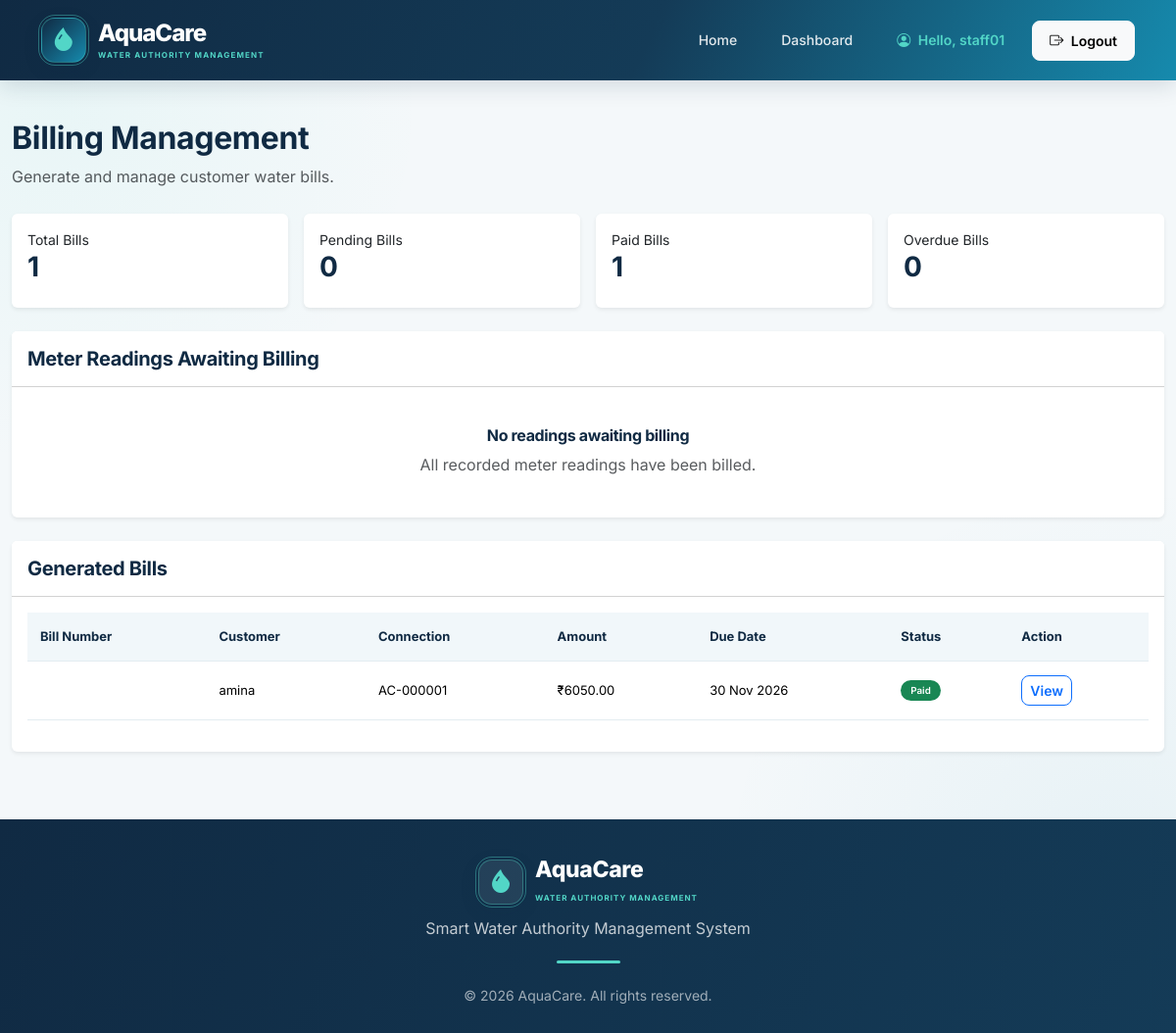
The app's page /staff/billing/ (signed in) with its own data.
### accounts/models.py (models this page shows, shortened)
class CustomUser(AbstractUser):
    class Role(models.TextChoices):
        CUSTOMER = 'CUSTOMER', 'Customer'
        STAFF = 'STAFF', 'Water Authority Staff'
        MANAGER = 'MANAGER', 'Department Manager'
    role = models.CharField(
        max_length=20,
        choices=Role.choices,
        default=Role.CUSTOMER
    )
    phone_number = models.CharField(
        max_length=15,
        blank=True,
        null=True
    )
    address = models.TextField(
        blank=True,
        null=True
    )

### billing/models.py (models this page shows, shortened)
class Bill(models.Model):
    class Status(models.TextChoices):
        PENDING = 'PENDING', 'Pending'
        PAID = 'PAID', 'Paid'
        OVERDUE = 'OVERDUE', 'Overdue'
    meter_reading = models.OneToOneField(
        MeterReading,
        on_delete=models.PROTECT,
        related_name='bill'
    )
    connection = models.ForeignKey(
        WaterConnection,
        on_delete=models.PROTECT,
        related_name='bills'
    )
    payment_number = models.CharField(
    max_length=30,
    unique=True,
    blank=True,
    null=True,
    default=None
)
    billing_period_start = models.DateField()
    billing_period_end = models.DateField()
    consumption = models.DecimalField(
        max_digits=12,
        decimal_places=2
    )
    rate_per_unit = models.DecimalField(
        max_digits=10,
        decimal_places=2
    )
    fixed_charge = models.DecimalField(
        max_digits=10,
        decimal_places=2,
        default=0
    )
    total_amount = models.DecimalField(
        max_digits=12,
        decimal_places=2,
        default=0
    )
    due_date = models.DateField()
    status = models.CharField(
        max_length=20,
        choices=Status.choices,
        default=Status.PENDING
    )
    generated_by = models.ForeignKey(
        settings.AUTH_USER_MODEL,
        on_delete=models.SET_NULL,
        null=True,
        blank=True,
        related_name='generated_bills'
    )
    generated_at = models.DateTimeField(auto_now_add=True)
    class Meta:
        ordering = ['-generated_at']

### customers/models.py (models this page shows, shortened)
class WaterConnection(models.Model):
    class ConnectionType(models.TextChoices):
        DOMESTIC = 'DOMESTIC', 'Domestic'
        COMMERCIAL = 'COMMERCIAL', 'Commercial'
        INDUSTRIAL = 'INDUSTRIAL', 'Industrial'
    class Status(models.TextChoices):
        PENDING = 'PENDING', 'Pending'
        APPROVED = 'APPROVED', 'Approved'
        REJECTED = 'REJECTED', 'Rejected'
    customer = models.ForeignKey(
        settings.AUTH_USER_MODEL,
        on_delete=models.CASCADE,
        related_name='water_connections'
    )
    connection_number = models.CharField(
        max_length=30,
        unique=True,
        blank=True,
        null=True
    )
    applicant_name = models.CharField(max_length=150)
    contact_number = models.CharField(max_length=15)
    property_address = models.TextField()
    connection_type = models.CharField(
        max_length=20,
        choices=ConnectionType.choices,
        default=ConnectionType.DOMESTIC
    )
    purpose = models.TextField(
        help_text='Explain why you need this water connection.'
    )
    status = models.CharField(
        max_length=20,
        choices=Status.choices,
        default=Status.PENDING
    )
    staff_remarks = models.TextField(blank=True)
    reviewed_by = models.ForeignKey(
        settings.AUTH_USER_MODEL,
        on_delete=models.SET_NULL,
        null=True,
        blank=True,
        related_name='reviewed_water_connections'
    )
    submitted_at = models.DateTimeField(auto_now_add=True)
    reviewed_at = models.DateTimeField(
        null=True,
        blank=True
    )
    class Meta:
        ordering = ['-submitted_at']

### billing/views.py (the view)
@role_required(CustomUser.Role.STAFF)
def staff_bill_list(request):
    unbilled_readings = MeterReading.objects.filter(
        connection__status='APPROVED',
        bill__isnull=True
    ).select_related(
        'connection',
        'connection__customer'
    ).order_by('-reading_date')
    bills = Bill.objects.select_related(
        'connection',
        'connection__customer',
        'meter_reading'
    ).order_by('-generated_at')
    context = {
        'unbilled_readings': unbilled_readings,
        'bills': bills,
        'total_bills': bills.count(),
        'pending_bills': bills.filter(
            status=Bill.Status.PENDING
        ).count(),
        'paid_bills': bills.filter(
            status=Bill.Status.PAID
        ).count(),
        'overdue_bills': bills.filter(
            status=Bill.Status.OVERDUE
        ).count(),
    }
    return render(
        request,
        'billing/staff_bill_list.html',
        context
    )

### templates/billing/staff_bill_list.html (shortened to what this page needs)
{% extends 'base.html' %}
{% block content %}
<div class="container-fluid py-4">
    <div class="mb-4">
        <h2>Billing Management</h2>
        <p class="text-muted">
            Generate and manage customer water bills.
        </p>
    </div>
    <div class="row g-3 mb-4">
        <div class="col-md-3">
            <div class="card shadow-sm border-0 p-3">
                <small>Total Bills</small>
                <h3>{{ total_bills }}</h3>
            </div>
        </div>
        <div class="col-md-3">
            <div class="card shadow-sm border-0 p-3">
                <small>Pending Bills</small>
                <h3>{{ pending_bills }}</h3>
            </div>
        </div>
        <div class="col-md-3">
            <div class="card shadow-sm border-0 p-3">
                <small>Paid Bills</small>
                <h3>{{ paid_bills }}</h3>
            </div>
        </div>
        <div class="col-md-3">
            <div class="card shadow-sm border-0 p-3">
                <small>Overdue Bills</small>
                <h3>{{ overdue_bills }}</h3>
            </div>
        </div>
    </div>
    <div class="card shadow-sm border-0 mb-4">
        <div class="card-header bg-white py-3">
            <h5 class="mb-0">Meter Readings Awaiting Billing</h5>
        </div>
        <div class="card-body">
            {% if unbilled_readings %}
                <div class="table-responsive">
                    <table class="table table-hover align-middle">
                        <thead>
                            <tr>
                                <th>Connection</th>
                                <th>Customer</th>
                                <th>Reading Date</th>
                                <th>Consumption</th>
                                <th>Action</th>
                            </tr>
                        </thead>
                        <tbody>
                            {% for reading in unbilled_readings %}
                                <tr>
                                    <td>
                                        {{ reading.connection.connection_number }}
                                    </td>
                                    <td>
                                        {{ reading.connection.customer.username }}
                                    </td>
                                    <td>
                                        {{ reading.reading_date|date:"d M Y" }}
                                    </td>
                                    <td>
                                        {{ reading.consumption }} KL
                                    </td>
                                    <td>
                                        <form method="POST"
                                              action="{% url 'generate_bill' reading.id %}">
                                            {% csrf_token %}
                                            <button type="submit"
                                                    class="btn btn-primary btn-sm">
                                                Generate Bill
                                            </button>
                                        </form>
                                    </td>
                                </tr>
                            {% endfor %}
                        </tbody>
                    </table>
                </div>
            {% else %}
                <div class="text-center py-4">
                    <h6>No readings awaiting billing</h6>
                    <p class="text-muted mb-0">
                        All recorded meter readings have been billed.
                    </p>
                </div>
            {% endif %}
        </div>
    </div>
    <div class="card shadow-sm border-0">
        <div class="card-header bg-white py-3">
            <h5 class="mb-0">Generated Bills</h5>
        </div>
        <div class="card-body">
            {% if bills %}
                <div class="table-responsive">
                    <table class="table table-hover align-middle">
                        <thead>
                            <tr>
                                <th>Bill Number</th>
                                <th>Customer</th>
                                <th>Connection</th>
                                <th>Amount</th>
                                <th>Due Date</th>
                                <th>Status</th>
                                <th>Action</th>
                            </tr>
                        </thead>
                        <tbody>
                            {% for bill in bills %}
                                <tr>
                                    <td>
                                    </td>
                                    <td>
                                        {{ bill.connection.customer.username }}
                                    </td>
                                    <td>
                                        {{ bill.connection.connection_number }}
                                    </td>
                                    <td>
                                        ₹{{ bill.total_amount|floatformat:2 }}
                                    </td>
                                    <td>
                                        {{ bill.due_date|date:"d M Y" }}
                                    </td>
                                    <td>
                                        {% if bill.status == 'PAID' %}
                                            <span class="badge bg-success">
                                                Paid
                                            </span>
                                        {% elif bill.status == 'OVERDUE' %}
                                            <span class="badge bg-danger">
                                                Overdue
                                            </span>
                                        {% else %}
                                            <span class="badge bg-warning text-dark">
                                                Pending
                                            </span>
                                        {% endif %}
                                    </td>
                                    <td>
                                        <a href="{% url 'bill_detail' bill.id %}"
                                           class="btn btn-outline-primary btn-sm">
                                            View
                                        </a>
                                    </td>
                                </tr>
                            {% endfor %}
                        </tbody>
                    </table>
                </div>
            {% else %}
                <p class="text-muted text-center py-4">
                    No bills generated yet.
                </p>
            {% endif %}
        </div>
    </div>
</div>
{% endblock %}

### templates/base.html (shortened to what this page needs)
{% load static %}
<!DOCTYPE html>
<html lang="en">
<head>
    <link href="https://cdn.jsdelivr.net/npm/bootstrap@5.3.3/dist/css/bootstrap.min.css"
          rel="stylesheet">
    <link rel="stylesheet"
          href="https://cdn.jsdelivr.net/npm/bootstrap-icons@1.11.3/font/bootstrap-icons.min.css">
    <link rel="stylesheet" href="{% static 'css/style.css' %}">
</head>
<body>
    <nav class="navbar navbar-expand-lg navbar-dark aquacare-navbar">
        <div class="container">
            <a class="navbar-brand aqua-brand" href="{% url 'home' %}">
                <span class="aqua-logo-icon">
                    <i class="bi bi-droplet-fill"></i>
                </span>
                <span class="aqua-brand-text">
                    <strong>AquaCare</strong>
                    <small>WATER AUTHORITY MANAGEMENT</small>
                </span>
            </a>
            <div class="collapse navbar-collapse" id="mainNavbar">
                <ul class="navbar-nav ms-auto align-items-lg-center">
                    <li class="nav-item">
                        <a class="nav-link" href="{% url 'home' %}">
                            Home
                        </a>
                    </li>
                    {% if user.is_authenticated %}
                        {% if user.role == 'CUSTOMER' %}
                            <li class="nav-item">
                                <a class="nav-link"
                                   href="{% url 'customer_dashboard' %}">
                                    Dashboard
                                </a>
                            </li>
                        {% elif user.role == 'STAFF' %}
                            <li class="nav-item">
                                <a class="nav-link"
                                   href="{% url 'staff_dashboard' %}">
                                    Dashboard
                                </a>
                            </li>
                        {% endif %}
                        <li class="nav-item">
                            <span class="nav-link user-welcome">
                                <i class="bi bi-person-circle me-1"></i>
                                Hello, {{ user.first_name|default:user.username }}
                            </span>
                        </li>
                        <li class="nav-item ms-lg-2">
                            <form method="POST" action="{% url 'logout' %}">
                                <button type="submit"
                                        class="btn btn-light btn-sm logout-btn">
                                    <i class="bi bi-box-arrow-right me-1"></i>
                                    Logout
                                </button>
                            </form>
                        </li>
                    {% endif %}
                </ul>
            </div>
        </div>
    </nav>
    <main class="main-content">
        {% block content %}
        {% endblock %}
    </main>
    <footer class="aquacare-footer">
        <div class="container">
            <div class="footer-brand">
                <span class="aqua-logo-icon footer-logo-icon">
                    <i class="bi bi-droplet-fill"></i>
                </span>
                <div class="footer-brand-text">
                    <h5>AquaCare</h5>
                    <small>WATER AUTHORITY MANAGEMENT</small>
                </div>
            </div>
            <p class="footer-description">
                Smart Water Authority Management System
            </p>
            <div class="footer-divider"></div>
            <small class="footer-copyright">
                © 2026 AquaCare. All rights reserved.
            </small>
        </div>
    </footer>
</body>
</html>

### records on screen
CustomUser: first_name "staff01"
Bill: connection.customer.username "amina", connection.connection_number "AC-000001", total_amount "6050.00", due_date "30 Nov 2026", status "Paid"

### other values on screen
{{ total_bills }} "1"
{{ pending_bills }} "0"
{{ paid_bills }} "1"
{{ overdue_bills }} "0"
